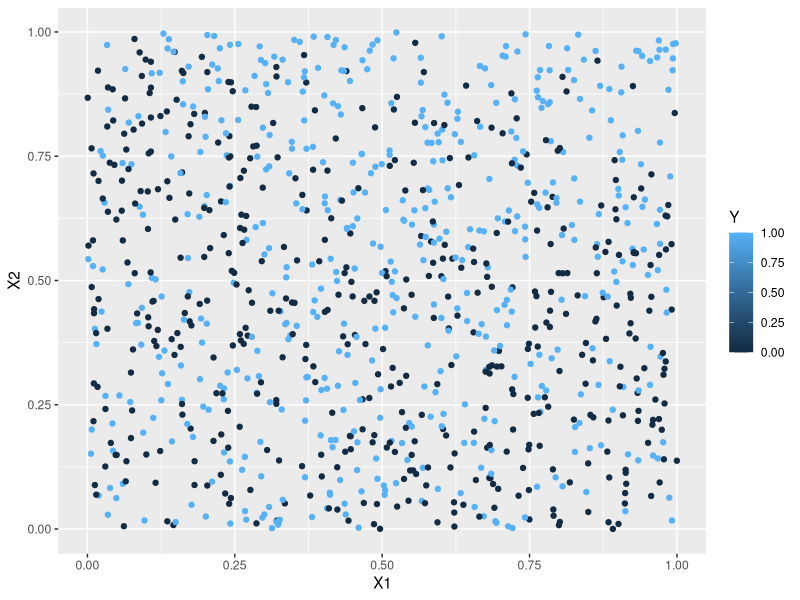
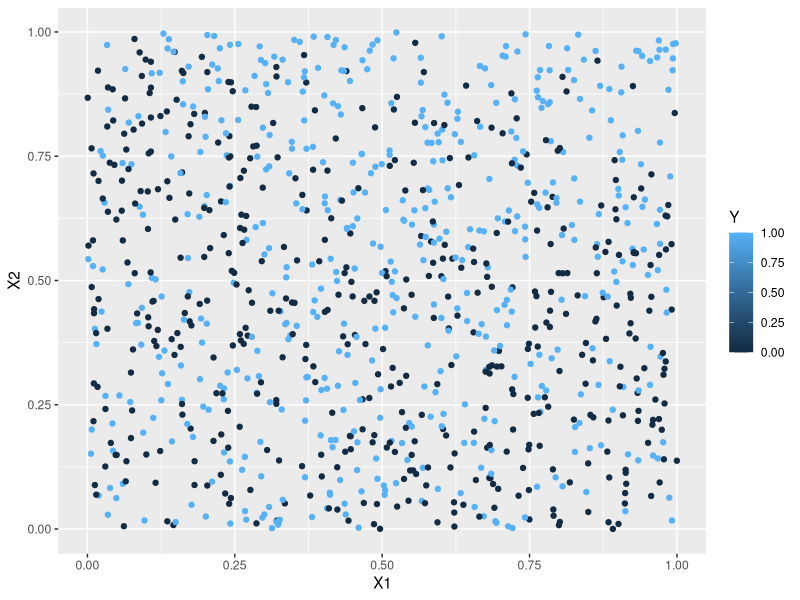

The R source for these figures, in order: (Note: a time limit stopped this script after it produced the figures.)
## ---- chunk 1
library(class)
suppressPackageStartupMessages(library(tidyverse))
## ---- chunk 2
#Generative model
set.seed(200) #setting a random seed so that we can
#reproduce everything exactly if we want to

generate_y <- function(x1,x2) { #two input parameters to generate the output y
  logit <- x1 -2*x2 -2*x1^2 + x2^2 + 3*x1*x2 +4*x1*x2^2 -3*x1^2*x2
  p <- exp(logit)/(1+exp(logit)) #apply the inverse logit function
  y <- rbinom(1,1,p) #y becomes a 0 (with prob 1-p) or a 1 with probability p
}
## ---- chunk 3
# Generate a training dataset with 1000 points
set.seed(314)
n = 1000
X1 <- runif(n,0,1)
X2 <- runif(n,0,1)

#I'm going to use a for loop to generate 1000 y's
Y <- rep(0,n) #initializing my Y to be a vector of 0's
for (i in 1:n) {
  Y[i] <- generate_y(X1[i],X2[i])
}

sum(Y) #How many 0's and 1's were predicted? When n is very large
# about 51.5% of the Y's should be 1's. 

training <- cbind(X1,X2,Y) #combining all of my variables into a training dataset
ggplot(data=training, aes(x=X1, y=X2, color=Y)) +
  geom_point()
## ---- chunk 4
# Create the training dataset as above using seed=314
# Create a testing dataset using seed=323

set.seed(323)
n = 100

X1 <- runif(n,0,1)
X2 <- runif(n,0,1)

#I'm going to use a for loop to generate 1000 y's
Y <- rep(0,n) #initializing my Y to be a vector of 0's
for (i in 1:n) {
  Y[i] <- generate_y(X1[i],X2[i])
}

sum(Y) #How many 0's and 1's were predicted? When n is very large
# about 51.5% of the Y's should be 1's. 

testing <- cbind(X1,X2,Y) #combining all of my variables into a training dataset
ggplot(data=training, aes(x=X1, y=X2, color=Y)) +
  geom_point()
## ---- chunk 5

## ---- chunk 6

training_df<-data.frame(training)
training_df$Y<-as.factor(training_df$Y)
head(training_df)


library(e1071)



#I used to built in function to do 10 fold cross validation for the SVM




# Using this summary, we saw the error was the least
# with a C around 0.01, so C values between 0.001 and 0.1 were investiated
# as well as gammas around 0.1 and 1

possible_costs<- c(0.001,0.01,0.1,1)
possible_gamma<-c(0.1,1,10)
possible_coef0<-c(0,0.25,0.5,0.75)

#Again 10 fold cross validation was done for the SVM with these possible vals
 tune.out <- tune(svm, Y ~ ., data = training_df, kernel = "polynomial", degree=3, ranges = list(cost=possible_costs,gamma=possible_gamma,coef0=possible_coef0))
 
summary(tune.out)

#coef0= 0 always within this summary so it was not repeated

#cost of about 0.1 and gamma=1 seemed to perform best

#Tuned one more time around these parameters

possible_costs<- seq(0.1,1,0.025)
possible_gamma<- c(0.05,1,1.5)

tune.out <- tune(svm, Y ~ ., data = training_df, kernel = "polynomial", degree=3, ranges = list(cost=possible_costs,gamma=possible_gamma,coef0=0))
 
summary(tune.out)
 
#Using built in functions, I outputted the best model with cost of 0.125 and gamma=1
bestmod <- tune.out$best.model
summary(bestmod)

## ---- chunk 7
    plot(bestmod,training_df)
## ---- chunk 8
    testing_df<-data.frame(testing)
    testing_df$Y<-as.factor(testing_df$Y)

    predictions<-predict(bestmod,testing_df)

    confmatrix<-table(predictions,testing_df$Y)

    sensitivity<-confmatrix[1,1]/sum(confmatrix[,1])
    specificity<-confmatrix[2,2]/sum(confmatrix[,2])
    misclassification_rate<- sum(predictions != testing_df$Y)/length(predictions)

    cat("Sensitivity is:","\n")
    sensitivity

    cat("specificity is:","\n")
    specificity

    cat("Misclassification Rate is:","\n")
    misclassification_rate


## ---- chunk 9
    df<-data.frame("X1"=0.25,"X2"=0.25)

    X1_X2_pred<-predict(bestmod,newdata=df)
    data.frame(X1_X2_pred)
## ---- chunk 10
library(tidyverse)
library(e1071)

generate_y <- function(x1, x2) {
  logit <- x1 - 2*x2 - 2*x1^2 + x2^2 + 3*x1*x2 + 4*x1*x2^2 - 3*x1^2*x2
  p <- exp(logit) / (1 + exp(logit)) 
  y <- rbinom(1, 1, p) 
  return(y)
}

set.seed(314)
n_train <- 1000
X1_train <- runif(n_train, 0, 1)
X2_train <- runif(n_train, 0, 1)
Y_train <- sapply(1:n_train, function(i) generate_y(X1_train[i], X2_train[i]))
training_data <- data.frame(X1 = X1_train, X2 = X2_train, Y = as.factor(Y_train))

set.seed(323)
n_test <- 100
X1_test <- runif(n_test, 0, 1)
X2_test <- runif(n_test, 0, 1)
Y_test <- sapply(1:n_test, function(i) generate_y(X1_test[i], X2_test[i]))
test_data <- data.frame(X1 = X1_test, X2 = X2_test, Y = as.factor(Y_test))
## ---- chunk 11
training_data$X1_X2 <- training_data$X1 * training_data$X2
test_data$X1_X2 <- test_data$X1 * test_data$X2

# Tune SVM with 10-fold cross-validation
set.seed(314)
tuned_svm <- tune(svm, Y ~ X1 + X2 + X1_X2, data = training_data,
                   kernel = "radial", 
                   ranges = list(cost = 10^seq(-2, 2, by = 1), gamma = 10^seq(-2, 2, by = 1)))


best_svm <- tuned_svm$best.model
## ---- chunk 12
preds <- predict(best_svm, test_data)
conf_matrix <- table(Predicted = preds, Actual = test_data$Y)

sensitivity <- conf_matrix[2, 2] / sum(conf_matrix[, 2])  # TP / (TP + FN)
specificity <- conf_matrix[1, 1] / sum(conf_matrix[, 1])  # TN / (TN + FP)
error_rate <- sum(preds != test_data$Y) / length(test_data$Y)  

cat("Sensitivity:", sensitivity, "\n")
cat("Specificity:", specificity, "\n")
cat("Error Rate:", error_rate, "\n")
## ---- chunk 13
data<-data.frame("X1"=0.75,"X2"=0.25, X1X2 = 0.75 * 0.25)
X1_X2_pred<-predict(bestmod,newdata=df)
data.frame(X1_X2_pred)
## ---- chunk 14
library(class)
suppressPackageStartupMessages(library(tidyverse))
## ---- chunk 15
set.seed(200)
generate_y <- function(x1,x2) {
logit <- x1 -2*x2 -2*x1^2 + x2^2 + 3*x1*x2 +4*x1*x2^2 -3*x1^2*x2
p <- exp(logit)/(1+exp(logit))
y <- rbinom(1,1,p)
}

set.seed(314)
n = 1000
X1 <- runif(n,0,1)
X2 <- runif(n,0,1)
Y <- rep(0,n) 
for (i in 1:n) {
Y[i] <- generate_y(X1[i],X2[i])
}
sum(Y)
training <- as.data.frame(cbind(X1,X2,Y))
## ---- chunk 16
set.seed(323)
n = 100
X1 <- runif(n,0,1)
X2 <- runif(n,0,1)
Y <- rep(0,n) 
for (i in 1:n) {
  Y[i] <- generate_y(X1[i],X2[i])
}

sum(Y)
testing <- as.data.frame(cbind(X1,X2,Y))
## ---- chunk 17
training_df <- data.frame(training)
training_df$Y <- as.factor(training_df$Y)
head(training_df)
library(e1071)
cost_values <- c(0.001, 0.01, 0.1, 1, 1)
gamma_values <- c(0.1, 1, 10)
coef0_values <- c(0, 0.25, 0.5, 0.75)
svm_tuning <- tune(svm, Y ~ ., data = training_df, kernel = "polynomial", degree = 2, 
                   ranges = list(cost = cost_values, gamma = gamma_values, coef0 = coef0_values))
summary(svm_tuning)
cost_range <- seq(0.1, 1.1, 0.025)
gamma_range <- c(0.05, 1, 1.5)
svm_tuning <- tune(svm, Y ~ ., data = training_df, kernel = "polynomial", degree = 2, 
                   ranges = list(cost = cost_range, gamma = gamma_range, coef0 = 0))
summary(svm_tuning)
best_svm_model <- svm_tuning$best.model
summary(best_svm_model)

## ---- chunk 18
    plot(best_svm_model,training_df)
## ---- chunk 19
testing_df<-data.frame(testing)
testing_df$Y<-as.factor(testing_df$Y)
predictions<-predict(best_svm_model,testing_df)
confmatrix<-table(predictions,testing_df$Y)
sen<-confmatrix[1,1]/sum(confmatrix[,1])
spec<-confmatrix[2,2]/sum(confmatrix[,2])
mis<- sum(predictions != testing_df$Y)/length(predictions)
cat("Sensitivity","\n")
sen
cat("Specificity","\n")
spec
cat("Misclassification Rate","\n")
mis
## ---- chunk 20
data<-data.frame("X1"=0.25,"X2"=0.75, Y = 0.75 * 0.25)
Y_pred<-predict(best_svm_model,newdata=data)
data.frame(Y_pred)
## ---- chunk 21
library(e1071)
library(tidyverse)

set.seed(314)
n <- 1000
X1 <- runif(n, 0, 1)
X2 <- runif(n, 0, 1)

generate_y <- function(x1, x2) {
  logit <- x1 - 2*x2 - 2*x1^2 + x2^2 + 3*x1*x2 + 4*x1*x2^2 - 3*x1^2*x2
  p <- exp(logit)/(1 + exp(logit))
  y <- rbinom(1, 1, p)
}

Y <- sapply(1:n, function(i) generate_y(X1[i], X2[i]))
training <- data.frame(X1 = X1, X2 = X2, Y = Y)

set.seed(323)
n_test <- 100
X1_test <- runif(n_test, 0, 1)
X2_test <- runif(n_test, 0, 1)
Y_test <- sapply(1:n_test, function(i) generate_y(X1_test[i], X2_test[i]))
test_data <- data.frame(X1 = X1_test, X2 = X2_test, Y = Y_test)

svm_model_linear <- svm(Y ~ X1 + X2, data = training, kernel = "linear", type = "C-classification")


## ---- chunk 22
tuned_svm <- tune(svm, Y ~ X1 + X2, data = training, kernel = "linear", ranges = list(cost = 10^(-1:3)))

svm_model_linear <- tuned_svm$best.model
summary(svm_model_linear)
## ---- chunk 23
ggplot(data = training, aes(x = X1, y = X2, color = factor(Y))) +
  geom_point() +
  geom_abline(slope = -svm_model_linear$coefs[1] / svm_model_linear$coefs[2], 
              intercept = svm_model_linear$rho / svm_model_linear$coefs[2], 
              color = "black", linetype = "dashed") +
  theme_minimal()
## ---- chunk 24
predictions_prob <- predict(svm_model_linear, test_data, type = "prob")

print(str(predictions_prob))

if (is.vector(predictions_prob)) {
  prob_class_1 <- predictions_prob
} else {
  prob_class_1 <- predictions_prob[, 2]
}

predictions_class <- ifelse(prob_class_1 > 0.5, 1, 0)

print(head(predictions_class))
print(head(test_data$Y))

conf_matrix <- table(Predicted = predictions_class, Actual = test_data$Y)
print(conf_matrix)

misclassification_rate <- sum(predictions_class != test_data$Y) / length(test_data$Y)
cat("Misclassification Rate: ", round(misclassification_rate, 4), "\n")

sensitivity <- conf_matrix[2, 2] / sum(conf_matrix[2, ])
cat("Sensitivity: ", round(sensitivity, 4), "\n")

specificity <- conf_matrix[1, 1] / sum(conf_matrix[1, ])
cat("Specificity: ", round(specificity, 4), "\n")


## ---- chunk 25
new_point <- data.frame(X1 = 0.75, X2 = 0.75)
prediction <- predict(svm_model_linear, new_point)

cat("Prediction for (0.75, 0.75): ", prediction, "\n")
## ---- chunk 26
    #Considering combinations of the variables with interactions
    training_df<-data.frame("Y"=training_df$Y,"X1"=training_df$X1,"X2"=training_df$X2,"X1X2"=training_df$X1*training_df$X2,"X1X2^2"=(training_df$X1*training_df$X2)^2,"X1^2"=training_df$X1 ^2,"X2^2"=training_df$X2 ^2)


    tune.out <- tune(svm, Y~., data = training_df, kernel = "linear", ranges = list(cost = c(0.01,0.1, 1, 10, 100, 1000)))

    summary(tune.out)
    #cost around 0.1 to 2 should be investigated


    tune.out <- tune(svm, Y~., data = training_df, kernel = "linear", ranges = list(cost = c(0.1,0.2,0.3,0.4,0.5,0.6,0.7,0.8,0.9,1,1.1,1.2,1.3,1.4,1.5,1.6,1.7,1.8,1.9,2)))
    #Best is still cost=0.1
    summary(tune.out)
    tune.out


    #Tuning one last time
    tune.out <- tune(svm, Y~., data = training_df, kernel = "linear", ranges = list(cost = c(0.1,0.11,0.12,0.13,0.14,0.15,0.16,0.17,0.18,0.19,0.2)))
    summary(tune.out)
    tune.out
    teammod<-tune.out$best.model
    #Using cost=0.16


    testing_df<-data.frame("Y"=testing$Y,"X1"=testing$X1,"X2"=testing$X2,"X1X2"=testing$X1*testing$X2,"X1X2^2"=(testing$X1*testing$X2)^2,"X1^2"=testing$X1 ^2,"X2^2"=testing$X2 ^2)

    predictions<-predict(teammod,testing_df)

    confmatrix<-table(predictions,testing_df$Y)

    sensitivity<-confmatrix[1,1]/sum(confmatrix[,1])
    specificity<-confmatrix[2,2]/sum(confmatrix[,2])
    misclassification_rate<- sum(predictions != testing_df$Y)/length(predictions)

    cat("Sensitivity is:","\n")
    sensitivity

    cat("specificity is:","\n")
    specificity

    cat("Misclassification Rate is:","\n")
    misclassification_rate
## ---- chunk 27

    library(ggplot2)
    library(reshape2)
    svm_results <- data.frame(
      Model = c("Josh SVM", "Chase's SVM", "Will's SVM", "Rishi's SVM", "Team SVM"),
      Sensitivity = c(0.44, 0.52, 0.36, 0.6, 0.7),
      Specificity = c(0.6, 0.7, 0.84, 0.6, 0.54),  
      Misclassification = c(0.48, 0.39, 0.4, 0.4, 0.38)  
    )

    svm_results$Model <- factor(svm_results$Model, levels = c("Josh SVM", "Chase's SVM", "Will's SVM", "Rishi's SVM", "Team SVM"))
    svm_results_long <- melt(svm_results, id.vars = "Model")
    ggplot(svm_results_long, aes(x = Model, y = value, fill = variable)) +
      geom_bar(stat = "identity", position = "dodge") +
      labs(title = "Performance of Individual SVMs vs Team SVM",
           x = "SVM Model",
           y = "Performance Metric") +
      scale_fill_manual(values = c("Sensitivity" = "blue", "Specificity" = "green", "Misclassification" = "red")) +
      theme_minimal()

## ---- chunk 28
    # MOUNTAIN DEWDS



    # SET SEED
    set.seed(323)


    #TEST DATA SET
    n = 100
    X1 <- runif(n,0,1)
    X2 <- runif(n,0,1)
    Y <- rep(0,n)
    for (i in 1:n) {
      Y[i] <- generate_y(X1[i],X2[i])
    }

    #creating data frame
    testing <- cbind(X1,X2,Y)
    testing<- data.frame(testing)
    testing$Y<- as.factor(testing$Y)
    ## Test set ready

    #Adding in interactions
    training_df<-data.frame("Y"=training_df$Y,"X1"=training_df$X1,"X2"=training_df$X2,"X1X2"=training_df$X1*training_df$X2,"X1X2^2"=(training_df$X1*training_df$X2)^2,"X1^2"=training_df$X1 ^2,"X2^2"=training_df$X2 ^2)
    testing_df<-data.frame("Y"=testing$Y,"X1"=testing$X1,"X2"=testing$X2,"X1X2"=testing$X1*testing$X2,"X1X2^2"=(testing$X1*testing$X2)^2,"X1^2"=testing$X1 ^2,"X2^2"=testing$X2 ^2)

    ##Creating Model with test set (cost = 0.16)
    MD_mod<- svm(Y ~ ., data = training_df, kernel = "linear", cost = 0.16)

    #Predictions and rates
    predictions<-predict(MD_mod,testing_df)
    confmatrix<-table(predictions,testing_df$Y)
    sensitivity<-confmatrix[1,1]/sum(confmatrix[,1])
    specificity<-confmatrix[2,2]/sum(confmatrix[,2])
    misclassification_rate<- sum(predictions != testing_df$Y)/length(predictions)
    cat("Sensitivity is:","\n")
    sensitivity
    cat("specificity is:","\n")
    specificity
    cat("Misclassification Rate is:","\n")
    misclassification_rate
